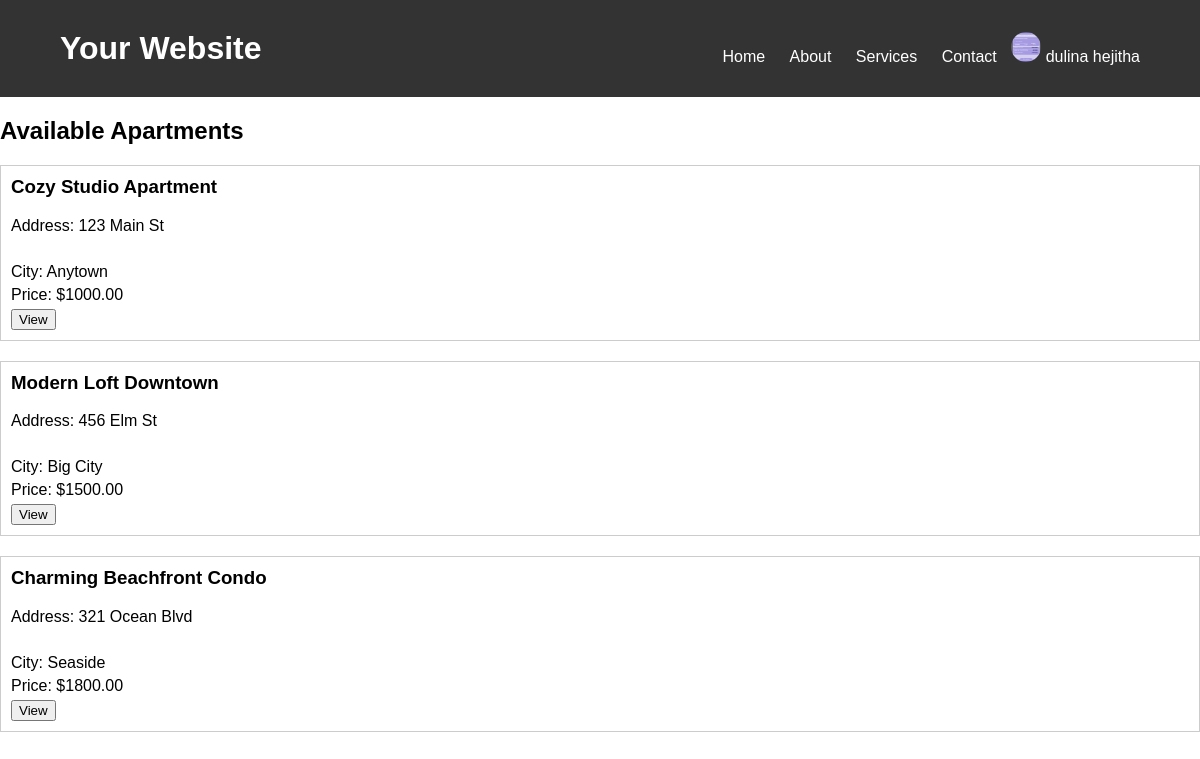
Screenshot of /apartment.php (signed in) with the database file from the repository.
### tables this page shows
CREATE TABLE `apartment` (
  `id` int(11) NOT NULL,
  `userid` int(11) NOT NULL,
  `name` varchar(100) NOT NULL,
  `address` varchar(255) NOT NULL,
  `city` varchar(100) NOT NULL,
  `price` decimal(10,2) NOT NULL,
  `available` tinyint(1) NOT NULL DEFAULT 1,
  `image` varchar(255) NOT NULL,
  `description` text NOT NULL
);

### apartment.php (the view, shortened to what this page needs)
<?php
include 'connect.php';
include 'header.php';
$sql = "SELECT * FROM apartment WHERE available = 1";
$result = $connect->query($sql);
?>
<!DOCTYPE html>
<html lang="en">
<head>
</head>
<body>
    <h2>Available Apartments</h2>
    <?php
    if ($result->num_rows > 0) {
        while ($row = $result->fetch_assoc()) {
            echo "<div class='apartment'>";
            echo "<h3>" . $row["name"] . "</h3>";
            echo "<p>Address: " . $row["address"] . "</p>";
            echo "<p>City: " . $row["city"] . "</p>";
            echo "<p>Price: $" . $row["price"] . "</p>";
            echo "<a href='view_apartment.php?id=" . $row["id"] . "'><button>View</button></a>";
            echo "</div>";
        }
    } else {
        echo "<p>No available apartments.</p>";
    }
    ?>
</body>
</html>

### header.php (style rules this page uses)
body { margin: 0; font-family: Arial, sans-serif; }

### apartment.php (style rules this page uses)
.apartment { border: 1px solid #ccc; padding: 10px; margin-bottom: 20px; }
.apartment h3 { margin-top: 0; }
.apartment p { margin: 5px 0; }

### rows the page displays
apartment: name "Cozy Studio Apartment", address "123 Main St", city "Anytown", price "1000.00"
apartment: name "Modern Loft Downtown", address "456 Elm St", city "Big City", price "1500.00"
apartment: name "Charming Beachfront Condo", address "321 Ocean Blvd", city "Seaside", price "1800.00"

### other values shown
$username "dulina hejitha"
